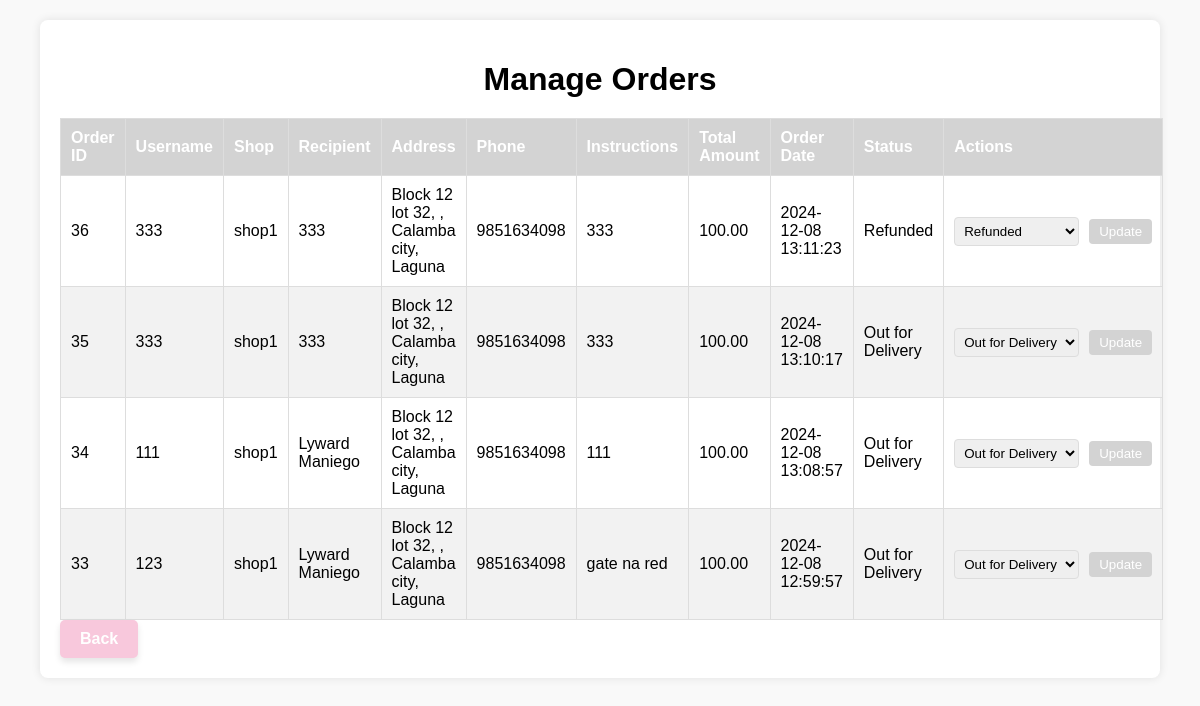
The app's page /manage_orders.php (signed in), older data.
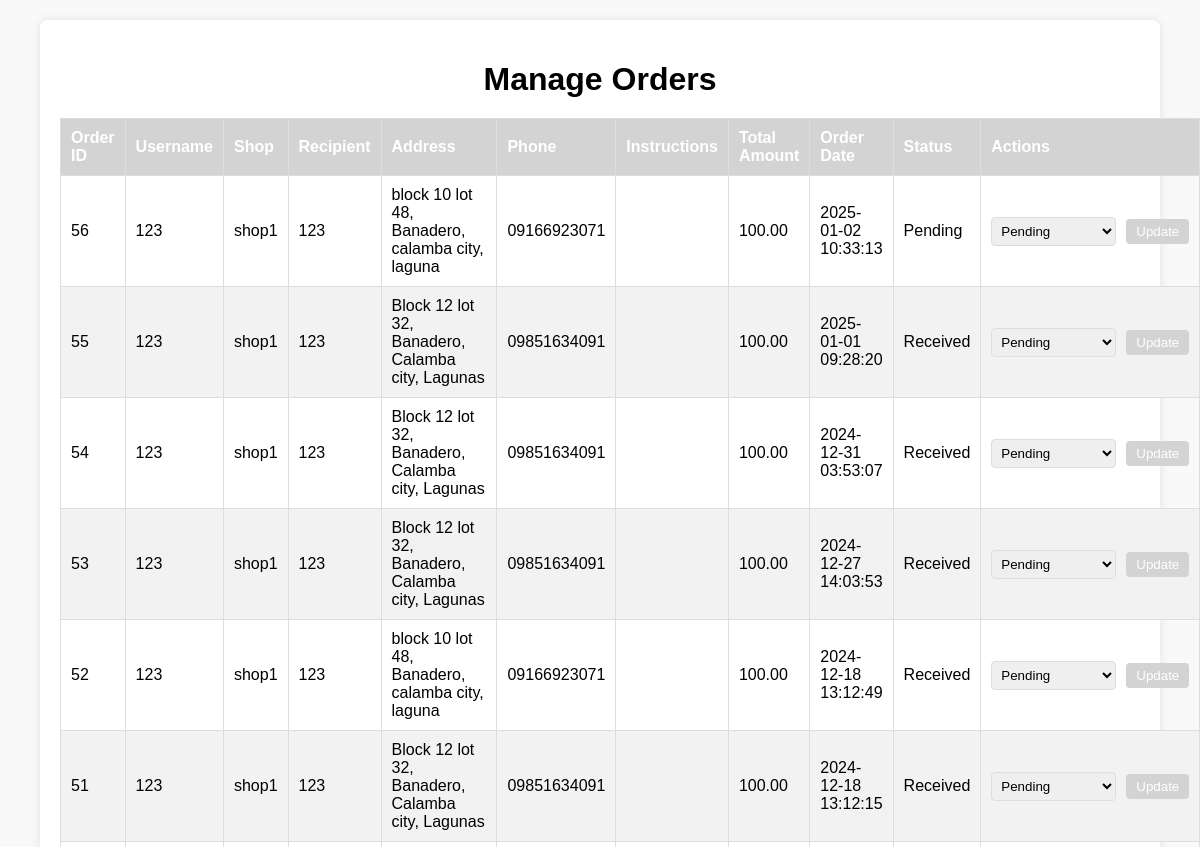
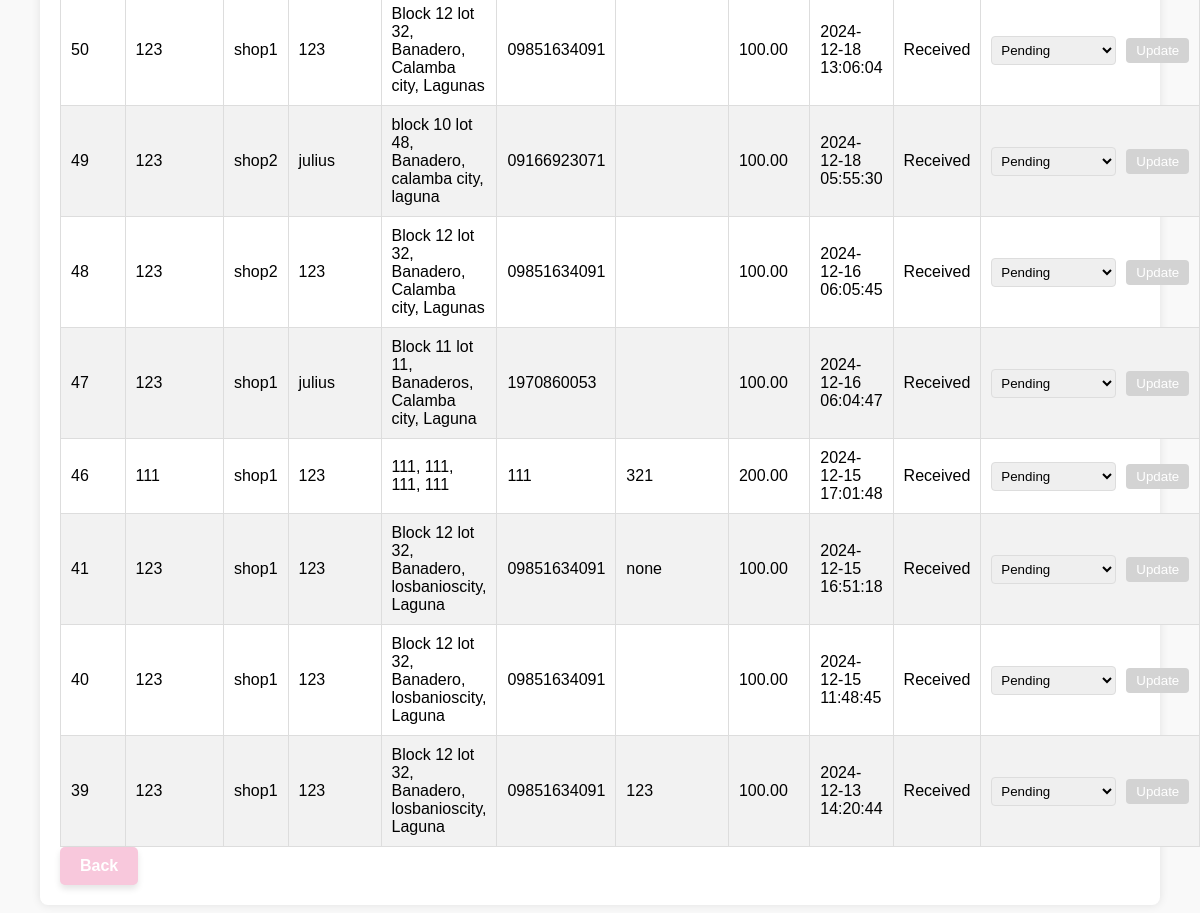
The same page, newer data (2 pictures, top to bottom).
### tables this page shows
CREATE TABLE `orders` (
  `id` int(11) NOT NULL,
  `user_id` int(11) NOT NULL,
  `shop_id` int(11) NOT NULL,
  `recipient_name` varchar(255) NOT NULL,
  `address` varchar(255) NOT NULL,
  `barangay` varchar(255) NOT NULL,
  `city` varchar(255) NOT NULL,
  `province` varchar(255) NOT NULL,
  `phone_number` varchar(15) NOT NULL,
  `special_instructions` text DEFAULT NULL,
  `total_amount` decimal(10,2) NOT NULL,
  `order_date` timestamp NOT NULL DEFAULT current_timestamp(),
  `status` enum('Pending','Processing','Shipped','Out for Delivery','Delivered','Cancelled','On Hold','Returned','Refunded','Received') DEFAULT 'Pending'
);

CREATE TABLE `users` (
  `id` int(11) NOT NULL,
  `lastname` varchar(100) NOT NULL,
  `firstname` varchar(100) NOT NULL,
  `middlename` varchar(100) DEFAULT NULL,
  `email` varchar(150) NOT NULL,
  `password` varchar(255) NOT NULL,
  `created_at` timestamp NOT NULL DEFAULT current_timestamp(),
  `username` varchar(255) NOT NULL,
  `birthday` date DEFAULT NULL,
  `is_admin` tinyint(1) NOT NULL DEFAULT 0,
  `status` enum('active','inactive') DEFAULT 'active',
  `address` varchar(255) NOT NULL,
  `barangay` varchar(100) NOT NULL,
  `city` varchar(100) NOT NULL,
  `province` varchar(100) NOT NULL,
  `phone_number` varchar(15) NOT NULL
);

CREATE TABLE `shops` (
  `id` int(11) NOT NULL,
  `user_id` int(11) NOT NULL,
  `shop_name` varchar(255) NOT NULL,
  `shop_email` varchar(255) NOT NULL,
  `shop_address` text NOT NULL,
  `shop_phone` varchar(20) NOT NULL,
  `profile_picture` varchar(255) DEFAULT NULL,
  `identity_proof` varchar(255) DEFAULT NULL,
  `business_license` varchar(255) DEFAULT NULL,
  `sales_tax_registration` varchar(255) DEFAULT NULL,
  `valid_id` varchar(255) DEFAULT NULL,
  `created_at` timestamp NOT NULL DEFAULT current_timestamp()
);

### manage_orders.php (the view, shortened to what this page needs)
<?php
require 'db.php';
$query = "
    SELECT
        o.id AS order_id,
        o.user_id,
        o.shop_id,
        u.username,
        s.shop_name,
        o.recipient_name,
        o.address,
        o.barangay,
        o.city,
        o.province,
        o.phone_number,
        o.special_instructions,
        o.total_amount,
        o.order_date,
        o.status
    FROM orders o
    LEFT JOIN users u ON o.user_id = u.id
    LEFT JOIN shops s ON o.shop_id = s.id
    ORDER BY o.order_date DESC";
$result = $conn->query($query);
?>
<!DOCTYPE html>
<html lang="en">
<head>
    <link rel="stylesheet" href="manage_orders.css">
</head>
<body>
    <div class="container">
        <h1>Manage Orders</h1>
        <table>
            <thead>
                <tr>
                    <th>Order ID</th>
                    <th>Username</th>
                    <th>Shop</th>
                    <th>Recipient</th>
                    <th>Address</th>
                    <th>Phone</th>
                    <th>Instructions</th>
                    <th>Total Amount</th>
                    <th>Order Date</th>
                    <th>Status</th>
                    <th>Actions</th>
                </tr>
            </thead>
            <tbody>
                <?php while ($order = $result->fetch_assoc()) : ?>
                    <tr>
                        <td><?php echo $order['order_id']; ?></td>
                        <td><?php echo htmlspecialchars($order['username']); ?></td>
                        <td><?php echo htmlspecialchars($order['shop_name']); ?></td>
                        <td><?php echo htmlspecialchars($order['recipient_name']); ?></td>
                        <td>
                            <?php
                            echo htmlspecialchars($order['address']) . ', ' .
                                 htmlspecialchars($order['barangay']) . ', ' .
                                 htmlspecialchars($order['city']) . ', ' .
                                 htmlspecialchars($order['province']);
                            ?>
                        </td>
                        <td><?php echo htmlspecialchars($order['phone_number']); ?></td>
                        <td><?php echo htmlspecialchars($order['special_instructions']); ?></td>
                        <td><?php echo number_format($order['total_amount'], 2); ?></td>
                        <td><?php echo $order['order_date']; ?></td>
                        <td><?php echo htmlspecialchars($order['status']); ?></td>
                        <td>
                        <form method="POST">
                            <select name="status">
                                <option value="Pending" <?php if ($order['status'] == 'Pending') echo 'selected'; ?>>Pending</option>
                                <option value="Out for Delivery" <?php if ($order['status'] == 'Out for Delivery') echo 'selected'; ?>>Out for Delivery</option>
                                <option value="Refunded" <?php if ($order['status'] == 'Refunded') echo 'selected'; ?>>Refunded</option>
                            </select>
                            <button type="submit" name="update_status">Update</button>
                        </form>
                        </td>
                    </tr>
                <?php endwhile; ?>
            </tbody>
        </table>
        <a href="admin_homepage.php" class="Back">Back</a>
    </div>
</body>
</html>

### manage_orders.css (style rules this page uses)
body { font-family: Arial, sans-serif; margin: 0; padding: 0; background-color: #f9f9f9; }
.container { width: 90%; margin: 20px auto; background: #fff; padding: 20px; border-radius: 8px; box-shadow: 0 0 10px rgba(0, 0, 0, 0.1); }
h1 { text-align: center; margin-bottom: 20px; }
table { width: 100%; border-collapse: collapse; margin-top: 10px; }
table th, table td { border: 1px solid #ddd; padding: 10px; text-align: left; }
table th { background-color: lightgrey; color: white; }
table tr:nth-child(even) { background-color: #f2f2f2; }
form { display: flex; gap: 10px; align-items: center; }
select { padding: 5px; border: 1px solid #ddd; border-radius: 4px; }
button { padding: 5px 10px; background-color: lightgrey; color: white; border: none; border-radius: 4px; cursor: pointer; }

### manage_orders.php (style rules this page uses)
.Back { display: inline-block; background-color: #f8c8dc; color: #fff; text-decoration: none; padding: 10px 20px; border-radius: 5px; font-size: 16px; font-weight: bold; box-shadow: 0 4px 6px rgba(0, 0, 0, 0.1); transition: background-color 0.3s ease, transform 0.2s ease; }

Row changes from the older to the newer data that the page shows:
removed orders: id "36", user.username "333", shop.shop_name "shop1", recipient_name "333", address "Block 12 lot 32", city "Calamba city", province "Laguna", phone_number "9851634098", special_instructions "333", total_amount "100.00", order_date "2024-12-08 13:11:23", status "Refunded"
removed orders: id "35", user.username "333", shop.shop_name "shop1", recipient_name "333", address "Block 12 lot 32", city "Calamba city", province "Laguna", phone_number "9851634098", special_instructions "333", total_amount "100.00", order_date "2024-12-08 13:10:17", status "Out for Delivery"
removed orders: id "34", user.username "111", shop.shop_name "shop1", recipient_name "Lyward Maniego", address "Block 12 lot 32", city "Calamba city", province "Laguna", phone_number "9851634098", special_instructions "111", total_amount "100.00", order_date "2024-12-08 13:08:57", status "Out for Delivery"
removed orders: id "33", user.username "123", shop.shop_name "shop1", recipient_name "Lyward Maniego", address "Block 12 lot 32", city "Calamba city", province "Laguna", phone_number "9851634098", special_instructions "gate na red", total_amount "100.00", order_date "2024-12-08 12:59:57", status "Out for Delivery"
added orders: id "56", user.username "123", shop.shop_name "shop1", recipient_name "123", address "block 10 lot 48", barangay "Banadero", city "calamba city", province "laguna", phone_number "09166923071", total_amount "100.00", order_date "2025-01-02 10:33:13", status "Pending"
added orders: id "55", user.username "123", shop.shop_name "shop1", recipient_name "123", address "Block 12 lot 32", barangay "Banadero", city "Calamba city", province "Lagunas", phone_number "09851634091", total_amount "100.00", order_date "2025-01-01 09:28:20", status "Received"
added orders: id "54", user.username "123", shop.shop_name "shop1", recipient_name "123", address "Block 12 lot 32", barangay "Banadero", city "Calamba city", province "Lagunas", phone_number "09851634091", total_amount "100.00", order_date "2024-12-31 03:53:07", status "Received"
added orders: id "53", user.username "123", shop.shop_name "shop1", recipient_name "123", address "Block 12 lot 32", barangay "Banadero", city "Calamba city", province "Lagunas", phone_number "09851634091", total_amount "100.00", order_date "2024-12-27 14:03:53", status "Received"
added orders: id "52", user.username "123", shop.shop_name "shop1", recipient_name "123", address "block 10 lot 48", barangay "Banadero", city "calamba city", province "laguna", phone_number "09166923071", total_amount "100.00", order_date "2024-12-18 13:12:49", status "Received"
added orders: id "51", user.username "123", shop.shop_name "shop1", recipient_name "123", address "Block 12 lot 32", barangay "Banadero", city "Calamba city", province "Lagunas", phone_number "09851634091", total_amount "100.00", order_date "2024-12-18 13:12:15", status "Received"
added orders: id "50", user.username "123", shop.shop_name "shop1", recipient_name "123", address "Block 12 lot 32", barangay "Banadero", city "Calamba city", province "Lagunas", phone_number "09851634091", total_amount "100.00", order_date "2024-12-18 13:06:04", status "Received"
added orders: id "49", user.username "123", shop.shop_name "shop2", recipient_name "julius", address "block 10 lot 48", barangay "Banadero", city "calamba city", province "laguna", phone_number "09166923071", total_amount "100.00", order_date "2024-12-18 05:55:30", status "Received"
added orders: id "48", user.username "123", shop.shop_name "shop2", recipient_name "123", address "Block 12 lot 32", barangay "Banadero", city "Calamba city", province "Lagunas", phone_number "09851634091", total_amount "100.00", order_date "2024-12-16 06:05:45", status "Received"
added orders: id "47", user.username "123", shop.shop_name "shop1", recipient_name "julius", address "Block 11 lot 11", barangay "Banaderos", city "Calamba city", province "Laguna", phone_number "1970860053", total_amount "100.00", order_date "2024-12-16 06:04:47", status "Received"
added orders: id "46", user.username "111", shop.shop_name "shop1", recipient_name "123", address "111", barangay "111", city "111", province "111", phone_number "111", special_instructions "321", total_amount "200.00", order_date "2024-12-15 17:01:48", status "Received"
added orders: id "41", user.username "123", shop.shop_name "shop1", recipient_name "123", address "Block 12 lot 32", barangay "Banadero", city "losbanioscity", province "Laguna", phone_number "09851634091", special_instructions "none", total_amount "100.00", order_date "2024-12-15 16:51:18", status "Received"
added orders: id "40", user.username "123", shop.shop_name "shop1", recipient_name "123", address "Block 12 lot 32", barangay "Banadero", city "losbanioscity", province "Laguna", phone_number "09851634091", total_amount "100.00", order_date "2024-12-15 11:48:45", status "Received"
added orders: id "39", user.username "123", shop.shop_name "shop1", recipient_name "123", address "Block 12 lot 32", barangay "Banadero", city "losbanioscity", province "Laguna", phone_number "09851634091", special_instructions "123", total_amount "100.00", order_date "2024-12-13 14:20:44", status "Received"
